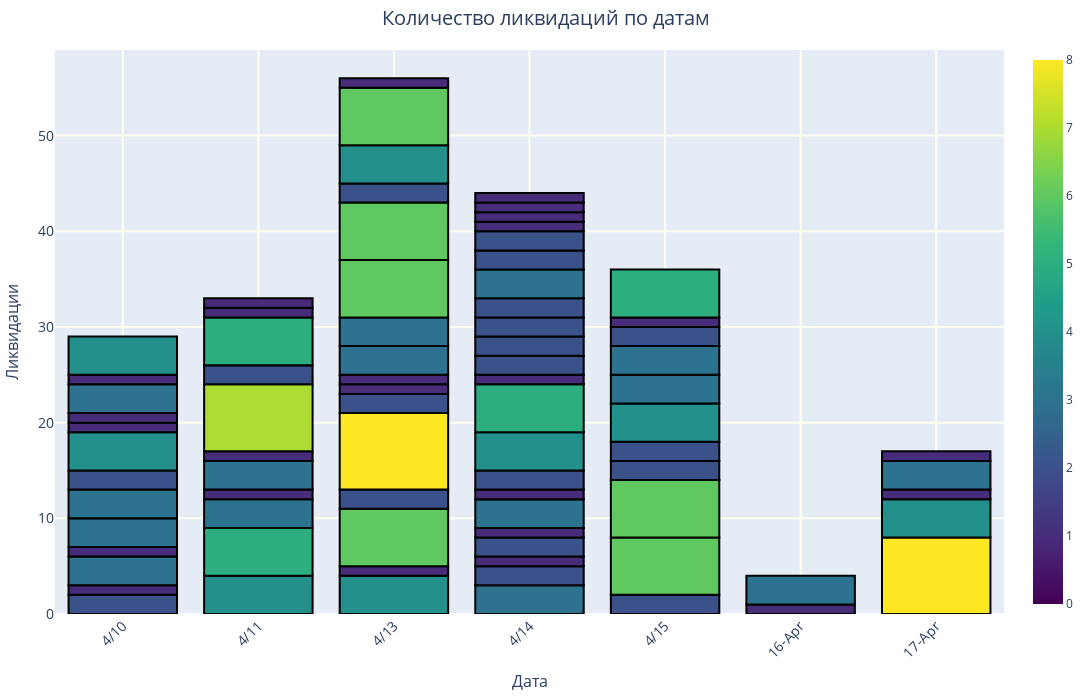

Notebook code cell kept with this figure:
### Markdown cell above
## Задание 3
Построить столбчатую диаграмму (.bar) с использованием модуля graph_objs из библиотеки Plotly

### Code cell
x_values = df['Date']  
y_values = df['Eliminations']  


fig = go.Figure(data=[go.Bar(
    x=x_values,
    y=y_values,
    marker=dict(
        color=y_values,  
        coloraxis="coloraxis",  
        line=dict(color='black', width=2)
    )
)])

fig.update_layout(
    coloraxis=dict(colorscale='Viridis'),
)

fig.update_layout(
    title=dict(text='Количество ликвидаций по датам', x=0.5, font=dict(size=20)), 
    xaxis_title=dict(text='Дата', font=dict(size=16)),
    yaxis_title=dict(text='Ликвидации', font=dict(size=16)), 
    xaxis_tickangle=315,   
    xaxis=dict(tickfont=dict(size=14)),
    yaxis=dict(tickfont=dict(size=14)), 
    height=700,  
    width=1400,  
    xaxis_showgrid=True,  
    yaxis_showgrid=True,  
    xaxis_gridwidth=2,
    yaxis_gridwidth=2,
    xaxis_gridcolor='ivory',
    yaxis_gridcolor='ivory', 
    margin=dict(l=20, r=20, t=50, b=50)  
)

fig.show()

### Figure 1 — Plotly figure (JSON) as saved in the notebook; plotly's stock layout.template omitted (floating-point values rounded to 4 significant figures)
{"data": [{"marker": {"color": [2, 1, 3, 1, 3, 0, 3, 2, 4, 1, 1, 3, 1, 4, 4, 5, 3, 1, 3, 1, 7, 2, 0, 5, 1, 1, 4, 1, 6, 2, 8, 0, 2, 1, 1, 3, 3, 6, 6, 2, 4, 6, 1, 3, 2, 1, 2, 1, 3, 0, 1, 2, 4, 5, 1, 0, 2, 2, 2, 2, 3, 2, 2, 1, 1, 1, 1, 2, 6, 6, 0, 2, 0, 2, 4, 3, 3, 2, 1, 5, 1, 3, 8, 4, 1, 3, 1], "coloraxis": "coloraxis", "line": {"color": "black", "width": 2}}, "type": "bar", "x": ["4/10", "4/10", "4/10", "4/10", "4/10", "4/10", "4/10", "4/10", "4/10", "4/10", "4/10", "4/10", "4/10", "4/10", "4/11", "4/11", "4/11", "4/11", "4/11", "4/11", "4/11", "4/11", "4/11", "4/11", "4/11", "4/11", "4/13", "4/13", "4/13", "4/13", "4/13", "4/13", "4/13", "4/13", "4/13", "4/13", "4/13", "4/13", "4/13", "4/13", "4/13", "4/13", "4/13", "4/14", "4/14", "4/14", "4/14", "4/14", "4/14", "4/14", "4/14", "4/14", "4/14", "4/14", "4/14", "4/14", "4/14", "4/14", "4/14", "4/14", "4/14", "4/14", "4/14", "4/14", "4/14", "4/14", "4/14", "4/15", "4/15", "4/15", "4/15", "4/15", "4/15", "4/15", "4/15", "4/15", "4/15", "4/15", "4/15", "4/15", "16-Apr", "16-Apr", "17-Apr", "17-Apr", "17-Apr", "17-Apr", "17-Apr"], "y": [2, 1, 3, 1, 3, 0, 3, 2, 4, 1, 1, 3, 1, 4, 4, 5, 3, 1, 3, 1, 7, 2, 0, 5, 1, 1, 4, 1, 6, 2, 8, 0, 2, 1, 1, 3, 3, 6, 6, 2, 4, 6, 1, 3, 2, 1, 2, 1, 3, 0, 1, 2, 4, 5, 1, 0, 2, 2, 2, 2, 3, 2, 2, 1, 1, 1, 1, 2, 6, 6, 0, 2, 0, 2, 4, 3, 3, 2, 1, 5, 1, 3, 8, 4, 1, 3, 1]}], "layout": {"coloraxis": {"colorscale": [[0, "#440154"], [0.1111, "#482878"], [0.2222, "#3e4989"], [0.3333, "#31688e"], [0.4444, "#26828e"], [0.5556, "#1f9e89"], [0.6667, "#35b779"], [0.7778, "#6ece58"], [0.8889, "#b5de2b"], [1, "#fde725"]]}, "height": 700, "margin": {"b": 50, "l": 20, "r": 20, "t": 50}, "title": {"font": {"size": 20}, "text": "Количество ликвидаций по датам", "x": 0.5}, "width": 1400, "xaxis": {"gridcolor": "ivory", "gridwidth": 2, "showgrid": true, "tickangle": -45, "tickfont": {"size": 14}, "title": {"font": {"size": 16}, "text": "Дата"}}, "yaxis": {"gridcolor": "ivory", "gridwidth": 2, "showgrid": true, "tickfont": {"size": 14}, "title": {"font": {"size": 16}, "text": "Ликвидации"}}}}
